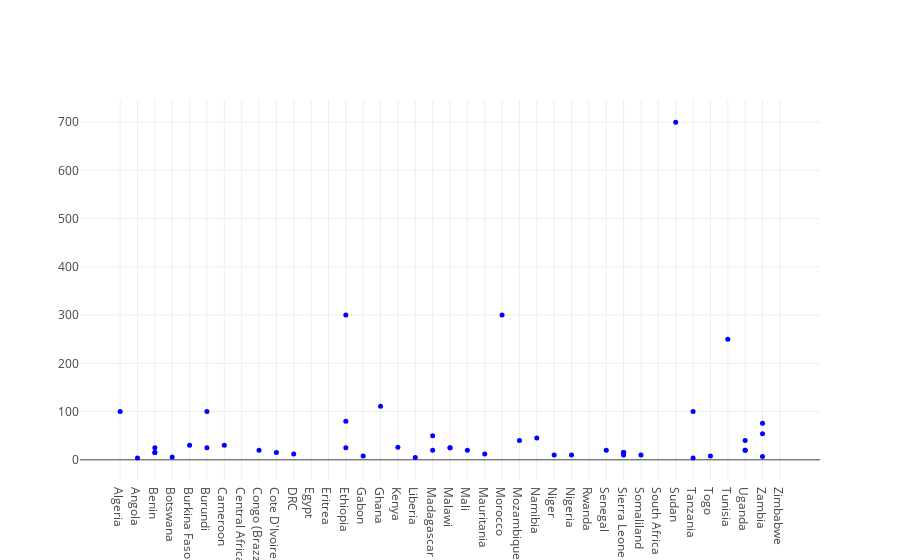

Notebook code for this chart:
### Markdown cell above
## How many graduates of this NPA program are there each year?

### Code cell
# Create a trace
trace = {"y": newsurveys['npagrads'], 
          "x": newsurveys['country'], 
          "marker": {"color": "blue", "size": 5}, 
          "mode": "markers", 
          "type": "scatter",
         #"text": df['npaprograms']
}


data = [trace]

layout = go.Layout(
    autosize=True,
    #width=500,
    #height=1000,
)

fig = go.Figure(data=data, layout=layout)

py.offline.iplot(fig)

### Figure 1 — Plotly figure (JSON) as saved in the notebook; plotly's stock layout.template omitted (floating-point values rounded to 4 significant figures)
{"data": [{"marker": {"color": "blue", "size": 5}, "mode": "markers", "type": "scatter", "uid": "9fe00fcd-f0a1-44f4-a94b-d333df78fac3", "x": ["Algeria", "Algeria", "Algeria", "Angola", "Angola", "Benin", "Benin", "Benin", "Benin", "Benin", "Botswana", "Botswana", "Burkina Faso", "Burkina Faso", "Burkina Faso", "Burundi", "Burundi", "Burundi", "Burundi", "Cameroon", "Central African Republic", "Congo (Brazzaville)", "Cote D'Ivoire", "Cote D'Ivoire", "DRC", "DRC", "Egypt", "Eritrea", "Ethiopia", "Ethiopia", "Ethiopia", "Ethiopia", "Ethiopia", "Gabon", "Gabon", "Ghana", "Kenya", "Kenya", "Liberia", "Madagascar", "Madagascar", "Madagascar", "Malawi", "Malawi", "Malawi", "Malawi", "Mali", "Mali", "Mali", "Mali", "Mauritania", "Mauritania", "Morocco", "Morocco", "Mozambique", "Mozambique", "Namibia", "Namibia", "Namibia", "Namibia", "Niger", "Nigeria", "Rwanda", "Rwanda", "Senegal", "Senegal", "Sierra Leone", "Sierra Leone", "Sierra Leone", "Sierra Leone", "Somaliland", "South Africa", "Sudan", "Sudan", "Tanzania", "Tanzania", "Togo", "Tunisia", "Tunisia", "Uganda", "Uganda", "Uganda", "Uganda", "Uganda", "Zambia", "Zambia", "Zambia", "Zambia", "Zimbabwe", "Zimbabwe", "Zimbabwe"], "y": [null, 100, null, 4, null, 25, 15, 15, null, null, 6, null, 30, null, null, 25, 100, null, null, 30, null, 20, 15, null, 12, null, null, null, 25, 300, 80, null, null, 8, null, 111, 26, null, 5, 50, 20, null, 25, 25, null, null, 20, null, null, null, 12, null, 300, null, 40, null, 45, null, null, null, 10, 10, null, null, 20, null, 15, 15, 15, 10, 10, null, 700, null, 4, 100, 8, 250, null, 20, 40, 20, null, null, 76, 7, 54, null, null, null, null]}], "layout": {"autosize": true}}
